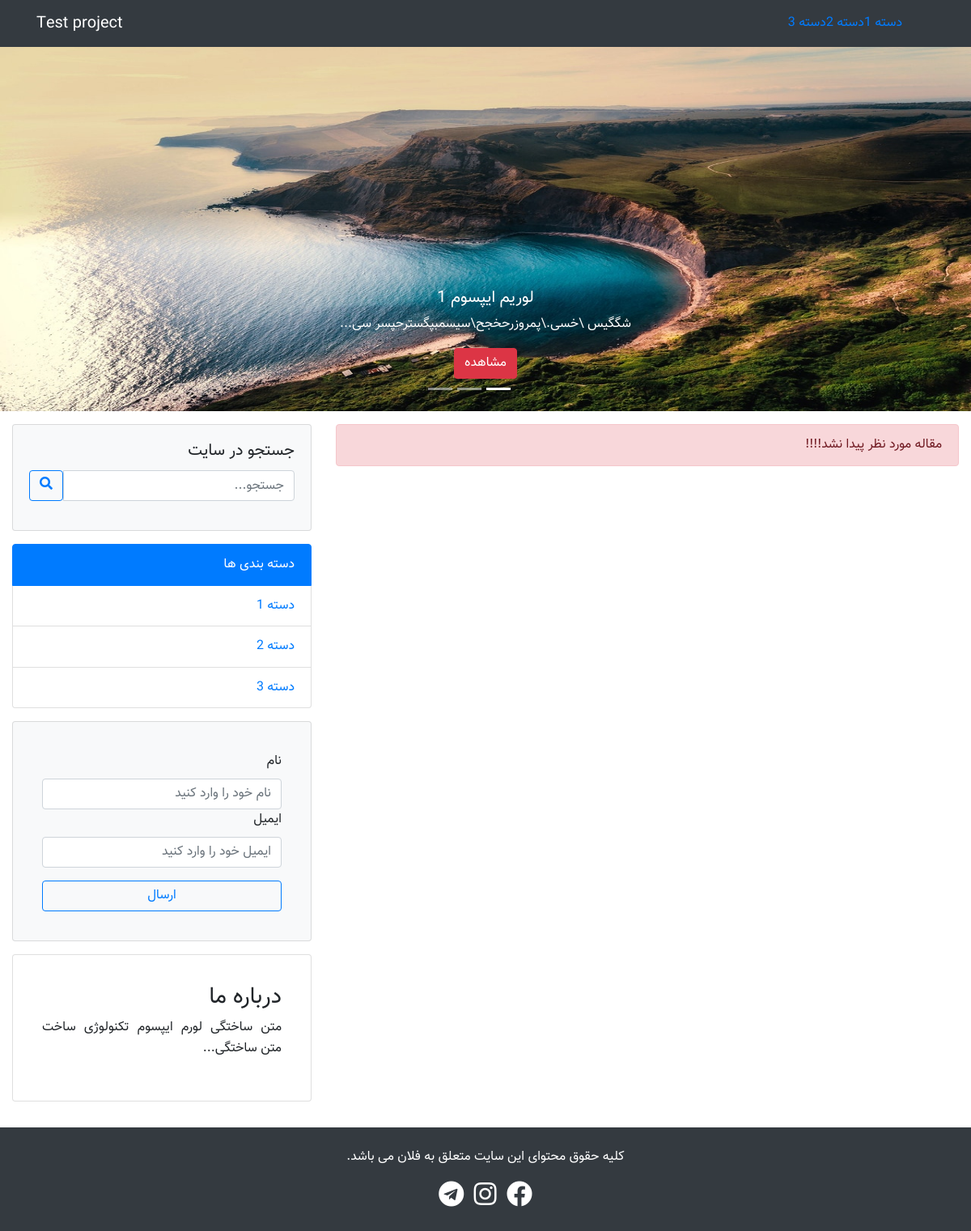
/index.php?category=3, run on the app's committed database.
### tables this page shows
CREATE TABLE `categories` (
  `id` int(11) NOT NULL,
  `title` varchar(191) NOT NULL
);

CREATE TABLE `posts_slider` (
  `id` int(11) NOT NULL,
  `post_id` int(11) NOT NULL,
  `active` tinyint(11) NOT NULL DEFAULT 0
);

CREATE TABLE `posts` (
  `id` int(11) NOT NULL,
  `title` varchar(100) NOT NULL,
  `category_id` int(11) NOT NULL,
  `body` text NOT NULL,
  `author` varchar(100) NOT NULL,
  `image` varchar(100) NOT NULL
);

### include/slider.php (the view)
<?php
$query_slider = "SELECT * FROM posts_slider";
$posts_slider = $db->query($query_slider);
 ?>
<section>
  <div id = "carouselExampleIndicators" class="carousel slide" data-ride="carousel">
    <ol class="carousel-indicators">
      <li data-target="carouselExampleIndicators" data-slide-to="0" class="active"></li>
      <li data-target="carouselExampleIndicators" data-slide-to="1"></li>
      <li data-target="carouselExampleIndicators" data-slide-to="2"></li>
    </ol>
    <div class="carousel-inner">
      <?php
      if ($posts_slider->rowcount()>0) {
        foreach ($posts_slider as $post_slider) {
          $id_post = $post_slider['post_id'];
          $query_posts= "SELECT * FROM posts WHERE id=$id_post";
          $post = $db->query($query_posts)->fetch();
          ?>
          <div class="carousel-item <?php echo ($post_slider['active']) ? "active" : ""; ?>" style="height: 450px">
            <img src="./upload/posts/<?php echo $post['image'] ?>"  class="img-fluid d-block w-100 h-100"alt="">
            <div class="carousel-caption d-none d-md-block">
              <h5><?php echo $post['title'] ?></h5>
              <p>
                <?php echo substr($post['body'], 0, 200)."..."; ?>
              </p>
              <a href="single.php?post=<?php echo $post['id'] ?>" class="btn btn-danger">مشاهده</a>
            </div>
          </div>
        <?php
        }
      }
      ?>
    </div>
  </div>
</section>

### include/header.php (shortened to what this page needs)
<?php
include("./include/db.php");
$query="SELECT * FROM categories";
$categories=$db->query($query);
 ?>
<!DOCTYPE html>
<html lang="fa" dir="rtl">
  <head>
    <link rel="stylesheet" href="https://stackpath.bootstrapcdn.com/bootstrap/4.3.1/css/bootstrap.min.css">
    <link rel="stylesheet" href="https://use.fontawesome.com/releases/v5.8.2/css/all.css">
    <link rel="stylesheet" href="./css/style.css">
  </head>
  <body>
    <nav class="navbar navbar-expand-md navbar-dark bg-dark">
      <div class="container">
        <a href="index.php" class="navbar-brand order-md-2">Test project</a>
        <div id="#my-nav" class="collapse navbar-collapse">
          <ul class="navbar-nav order-md-1">
            <?php
            if ($categories->rowcount() > 0) {
              foreach ($categories as $category) {
                ?>
                <li class="nav-item <?php echo(isset($_GET['category']) && $category['id']==$_GET['category']) ? "active" : ""; ?>">
                  <a href="index.php?category=<?php echo $category['id'] ?>"><?php echo $category['title'] ?></a>
                </li>
            <?php
              }
            }
              ?>
          </ul>
        </div>
      </div>
    </nav>

### include/sidebar.php (shortened to what this page needs)
<?php
$query_categories = "SELECT * FROM categories";
$categories = $db->query($query_categories);
 ?>
<div class="col-md-4 mb-3">
  <div class="card bg-light mb-3">
    <div class="card-body">
      <h5 class="card-title"> جستجو در سایت </h5>
      <form action="search.php" method="get">
        <div class="input-group mb-3">
          <div class="input-group-prpend order-2">
            <button class="btn btn-outline-primary" type="submit">
              <i class="fas fa-search"></i>
            </button>
          </div>
          <input type="text" name="search" class="form-control" placeholder="جستجو...">
        </div>
      </form>
    </div>
  </div>
  <div class="list-group mb-3">
    <a href="#" class="list-group-item list-group-item-action active">
      دسته بندی ها
    </a>
    <?php
    if ($categories->rowcount()>0) {
      foreach ($categories as $category) {
        ?>
        <a href="index.php?category=<?php echo $category['id'] ?>" class="list-group-item">
          <?php echo $category['title'] ?>
        </a>
    <?php
      }
    }
     ?>
  </div>
  <div class="card bg-light mb-3 p-3">
    <div class="card-body">
       <form method="post">
         <div class="from-group">
           <label for="name">نام</label>
           <input type="text" name="name" id="name" class="form-control" placeholder="نام خود را وارد کنید">
         </div>
         <div class="form-group">
           <label for="email">ایمیل</label>
           <input type="email" name="email" class="form-control" id="email" placeholder="ایمیل خود را وارد کنید">
         </div>
         <button type="submit" name="subscribe" class="btn btn-outline-primary btn-block">ارسال</button>
       </form>
    </div>
  </div>
  <div class="card p-3">
    <div class="card-body">
      <h3>درباره ما</h3>
      <p class="text-justify">
        متن ساختگی لورم ایپسوم تکنولوژی ساخت متن ساختگی...
      </p>
    </div>
  </div>
</div>

### css/style.css (style rules this page uses)
body { direction: rtl; text-align: right !important; font-family: "Vazir" !important; line-height: 1.6; }

### data on the page
categories: title "دسته 1"
categories: title "دسته 2"
categories: title "دسته 3"
posts_slider: post.image (picture), post.title "لوریم ایپسوم 1", post.body "شگگیس \\خسی.\\پمروزرحخجح\\سیسمبپگسترحپسر سی"
